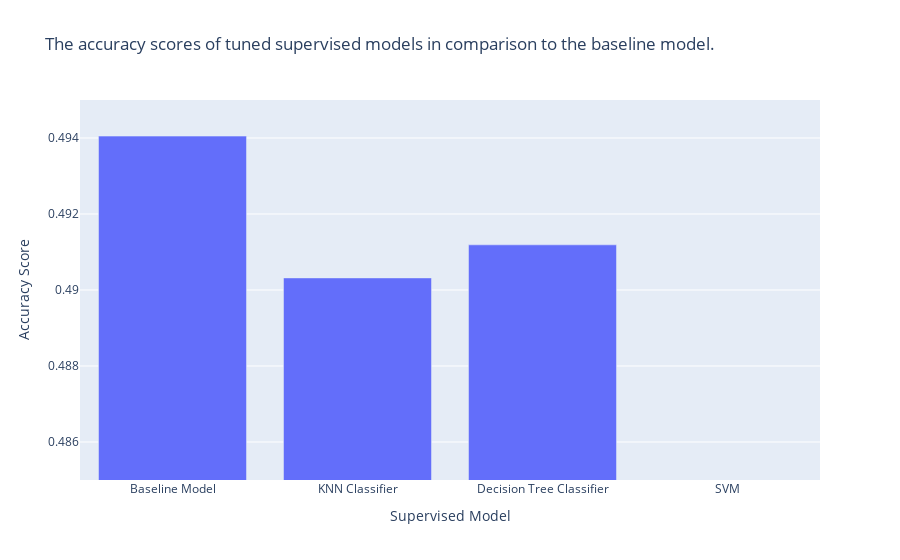

Notebook cell for this chart:
### Code cell
fig = plt.bar(
    x=['Baseline Model', 'KNN Classifier', 'Decision Tree Classifier', 'SVM'],
    y=[baseline_model['Accuracy'], knn['Accuracy'], decision_tree['Accuracy'], svm['Accuracy']],
    labels = {'x': 'Supervised Model', 'y': 'Accuracy Score'},
    title='The accuracy scores of tuned supervised models in comparison to the baseline model.'
)
fig.update_yaxes(range=[0.485, 0.495]) 
fig

### Figure 1 — Plotly figure (JSON) as saved in the notebook; plotly's stock layout.template omitted (floating-point values rounded to 4 significant figures)
{"data": [{"alignmentgroup": "True", "hovertemplate": "Supervised Model=%{x}<br>Accuracy Score=%{y}<extra></extra>", "legendgroup": "", "marker": {"color": "#636efa", "pattern": {"shape": ""}}, "name": "", "offsetgroup": "", "orientation": "v", "showlegend": false, "textposition": "auto", "type": "bar", "x": ["Baseline Model", "KNN Classifier", "Decision Tree Classifier", "SVM"], "xaxis": "x", "y": [0.494, 0.4903, 0.4912, 0], "yaxis": "y"}], "layout": {"barmode": "relative", "legend": {"tracegroupgap": 0}, "title": {"text": "The accuracy scores of tuned supervised models in comparison to the baseline model."}, "xaxis": {"anchor": "y", "domain": [0, 1], "title": {"text": "Supervised Model"}}, "yaxis": {"anchor": "x", "domain": [0, 1], "range": [0.485, 0.495], "title": {"text": "Accuracy Score"}}}}
